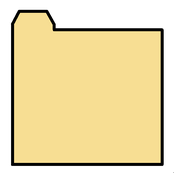
#> input picture build/web/assets/assets/BOARDS/z%20NEWLY%20CREATED/BLANK.png, 175 x 175 px, found by its file name
$ python folder_create.py BLANK.png
#> lines starting #> are read from the running program, lines starting #| are printed output that depends on the picture
import sys
import os
from PIL import Image

BLANK_PATH = os.path.join(os.path.dirname(os.path.abspath(__file__)), 'assets', 'BOARDS', 'BLANK.png')
OUTPUT_DIR = os.path.join(os.path.dirname(os.path.abspath(__file__)), 'assets', 'BOARDS', 'z NEWLY CREATED')

def create_folder_icon(char_path):
#> called with char_path = 'BLANK.png'
    if not os.path.exists(BLANK_PATH):
        print(f'ERROR: BLANK.png not found at {BLANK_PATH}')
        return False

    try:
        blank = Image.open(BLANK_PATH).convert('RGBA')
#> blank is the input picture: PIL image 175x175 RGBA; mean R, G, B, A 160.9, 144.7, 95.8, 180.8
    except Exception as e:
        print(f'ERROR: Cannot open BLANK.png: {e}')
        return False

    blank_w, blank_h = blank.size
#> blank_w = 175; blank_h = 175

    try:
        char_img = Image.open(char_path).convert('RGBA')
    except Exception as e:
        print(f'ERROR: Cannot open image: {e}')
        return False

    target_size = int(blank_w * 0.58)
#> target_size = 101
    char_img.thumbnail((target_size, target_size), Image.LANCZOS)
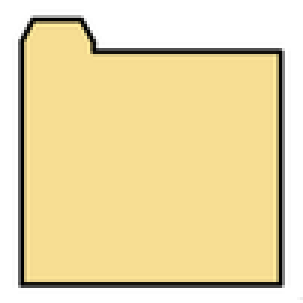
#> char_img: PIL image 101x101 RGBA (shown 3 times larger); mean R, G, B, A 161.2, 145, 96, 180.8; transparent parts drawn white

    composite = blank.copy()
    char_w, char_h = char_img.size
#> char_w = 101; char_h = 101
    x = (blank_w - char_w) // 2
#> x = 37
    y = int(blank_h * 0.52) - char_h // 2 + 7
#> y = 48
    composite.paste(char_img, (x, y), char_img)
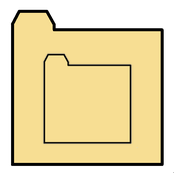
#> composite: PIL image 175x175 RGBA; mean R, G, B, A 156.2, 140.5, 93, 180.1; transparent parts drawn white

    basename = os.path.splitext(os.path.basename(char_path))[0]
    os.makedirs(OUTPUT_DIR, exist_ok=True)
    output_path = os.path.join(OUTPUT_DIR, basename + '.png')
    composite.save(output_path, 'PNG')
    print(f'Created: {output_path}')
    return True

if __name__ == '__main__':
    if len(sys.argv) < 2:
        print('Usage: Drag an image file onto this script')
        input('Press Enter to exit...')
        sys.exit(1)

    image_path = sys.argv[1]

    if not os.path.isfile(image_path):
        print(f'ERROR: File not found: {image_path}')
        input('Press Enter to exit...')
        sys.exit(1)

    success = create_folder_icon(image_path)
    if success:
        print('Folder icon created successfully!')
    else:
        print('Failed to create folder icon.')
    input('Press Enter to exit...')
